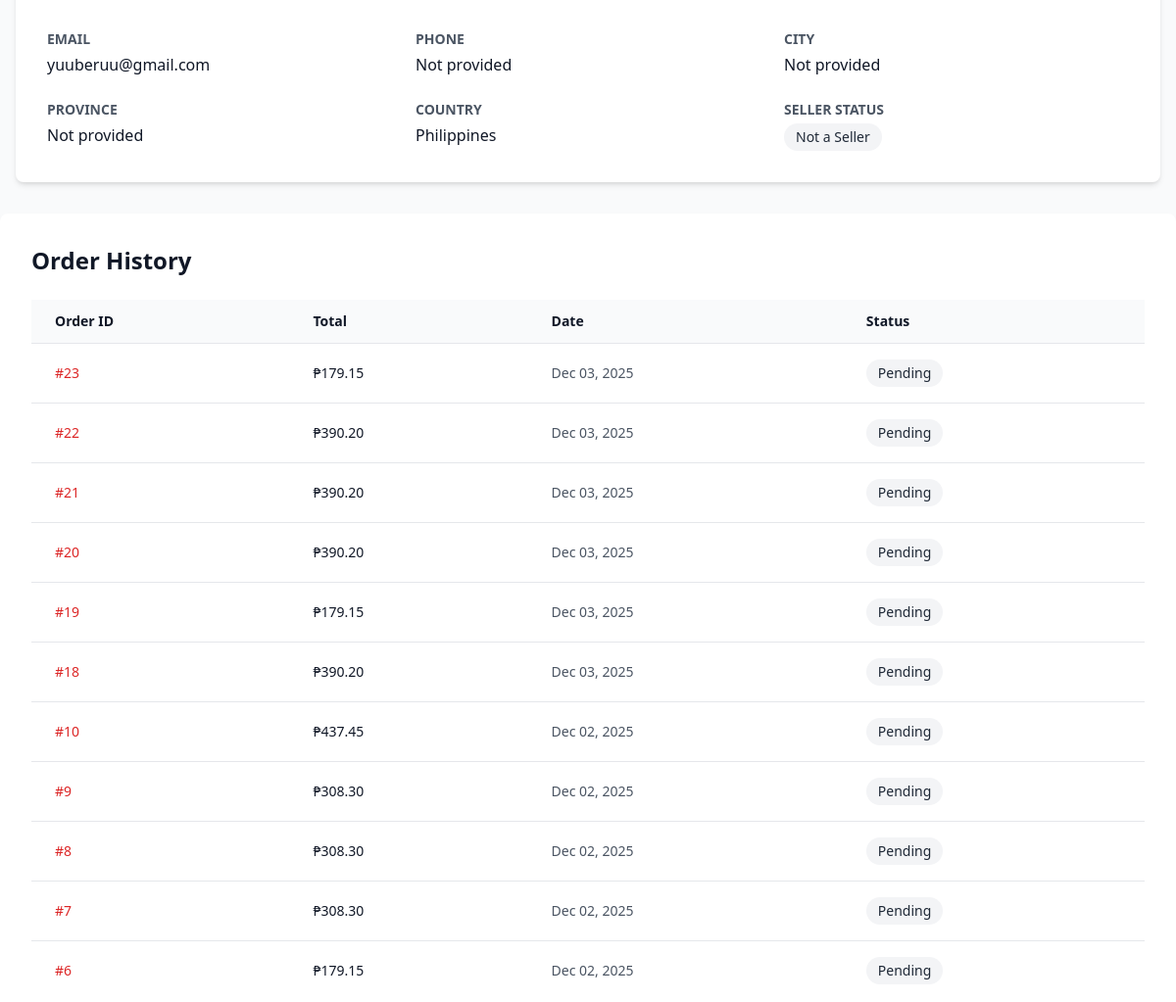
Before: /profile/ (signed in, middle part) with the older database file.
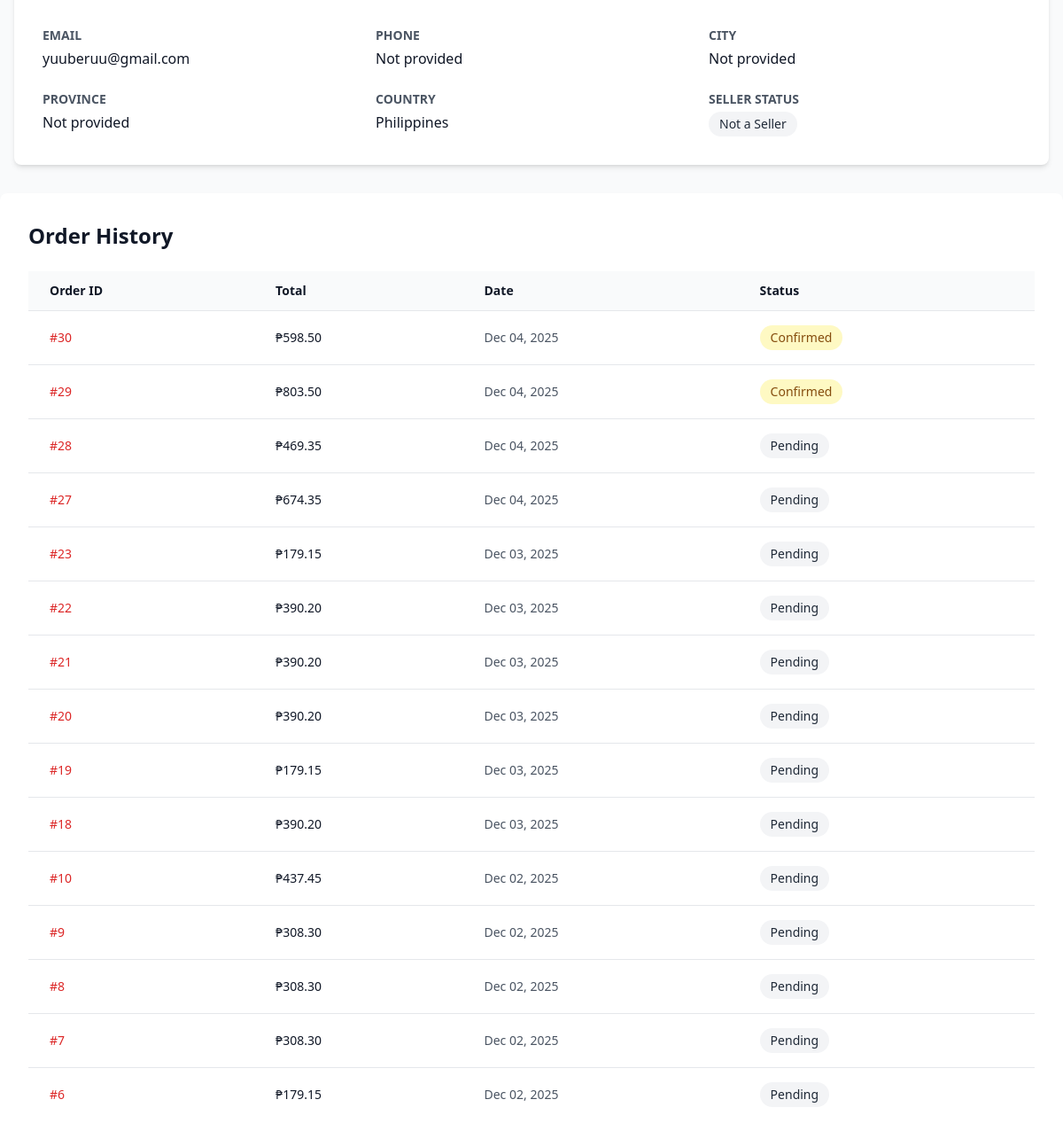
After: the same page with the newer database file.
### shop/models.py (models this page shows, shortened)
class Order(models.Model):
    STATUS_CHOICES = [
        ('pending', 'Pending'),
        ('confirmed', 'Confirmed'),
        ('shipped', 'Shipped'),
        ('delivered', 'Delivered'),
        ('cancelled', 'Cancelled'),
        ('refunded', 'Refunded'),
    ]
    user = models.ForeignKey(User, on_delete=models.CASCADE, related_name="orders")
    external_id = models.CharField(max_length=150, blank=True, null=True, unique=True)
    placed_at = models.DateTimeField(auto_now_add=True)
    total = models.DecimalField(max_digits=10, decimal_places=2, default=0)
    status = models.CharField(max_length=20, choices=STATUS_CHOICES, default='pending')
    invoice_id = models.CharField(max_length=100, blank=True, null=True)
    payment_method = models.CharField(max_length=20, blank=True, null=True)
    class Meta:
        ordering = ['-placed_at']

### shop/views.py (the view)
# urls.py: path('profile/', views.profile_view, name='profile'),
@login_required
def profile_view(request):
        profile, created = Profile.objects.get_or_create(user=request.user)
        return render(request, "shop/profile.html", {"profile": profile})

### shop/templates/shop/profile.html (shortened to what the changed rows need)
{% load static %}
<!DOCTYPE html>
<html lang="en">
<head>
  <link rel="stylesheet" href="{% static 'shop/css/styles.css' %}">
</head>
<body>
  <main class="bg-gray-50 py-8 md:py-12">
      <div class="bg-white rounded-lg shadow-md p-4 md:p-8">
        {% if request.user.orders.all %}
          <div class="overflow-x-auto">
            <table class="w-full text-xs md:text-sm">
              <thead class="bg-gray-50 border-b border-gray-200">
                <tr>
                  <th class="px-3 md:px-6 py-3 text-left font-semibold text-gray-900">Order ID</th>
                  <th class="px-3 md:px-6 py-3 text-left font-semibold text-gray-900">Total</th>
                  <th class="px-3 md:px-6 py-3 text-left font-semibold text-gray-900">Date</th>
                  <th class="px-3 md:px-6 py-3 text-left font-semibold text-gray-900">Status</th>
                </tr>
              </thead>
              <tbody class="divide-y divide-gray-200">
                {% for order in request.user.orders.all %}
                  <tr class="hover:bg-gray-50 transition">
                    <td class="px-3 md:px-6 py-4 font-medium text-red-600">#{{ order.id }}</td>
                    <td class="px-3 md:px-6 py-4 text-gray-900">₱{{ order.total }}</td>
                    <td class="px-3 md:px-6 py-4 text-gray-600">{{ order.placed_at|date:"M d, Y" }}</td>
                    <td class="px-3 md:px-6 py-4">
                      <span class="inline-block text-xs md:text-sm px-2 md:px-3 py-1 rounded-full font-medium {% if order.status == 'delivered' %}bg-green-100 text-green-800{% elif order.status == 'shipped' %}bg-blue-100 text-blue-800{% elif order.status == 'confirmed' %}bg-yellow-100 text-yellow-800{% elif order.status == 'cancelled' %}bg-red-100 text-red-800{% else %}bg-gray-100 text-gray-800{% endif %}">
                        {{ order.get_status_display|default:"Pending" }}
                      </span>
                    </td>
                  </tr>
                {% endfor %}
              </tbody>
            </table>
          </div>
        {% endif %}
      </div>
  </main>
</body>
</html>

Changed rows visible on the page:
added Order: id "30", total "598.50", placed_at "Dec 04, 2025", status "Confirmed"
added Order: id "29", total "803.50", placed_at "Dec 04, 2025", status "Confirmed"
added Order: id "28", total "469.35", placed_at "Dec 04, 2025", status "Pending"
added Order: id "27", total "674.35", placed_at "Dec 04, 2025", status "Pending"
